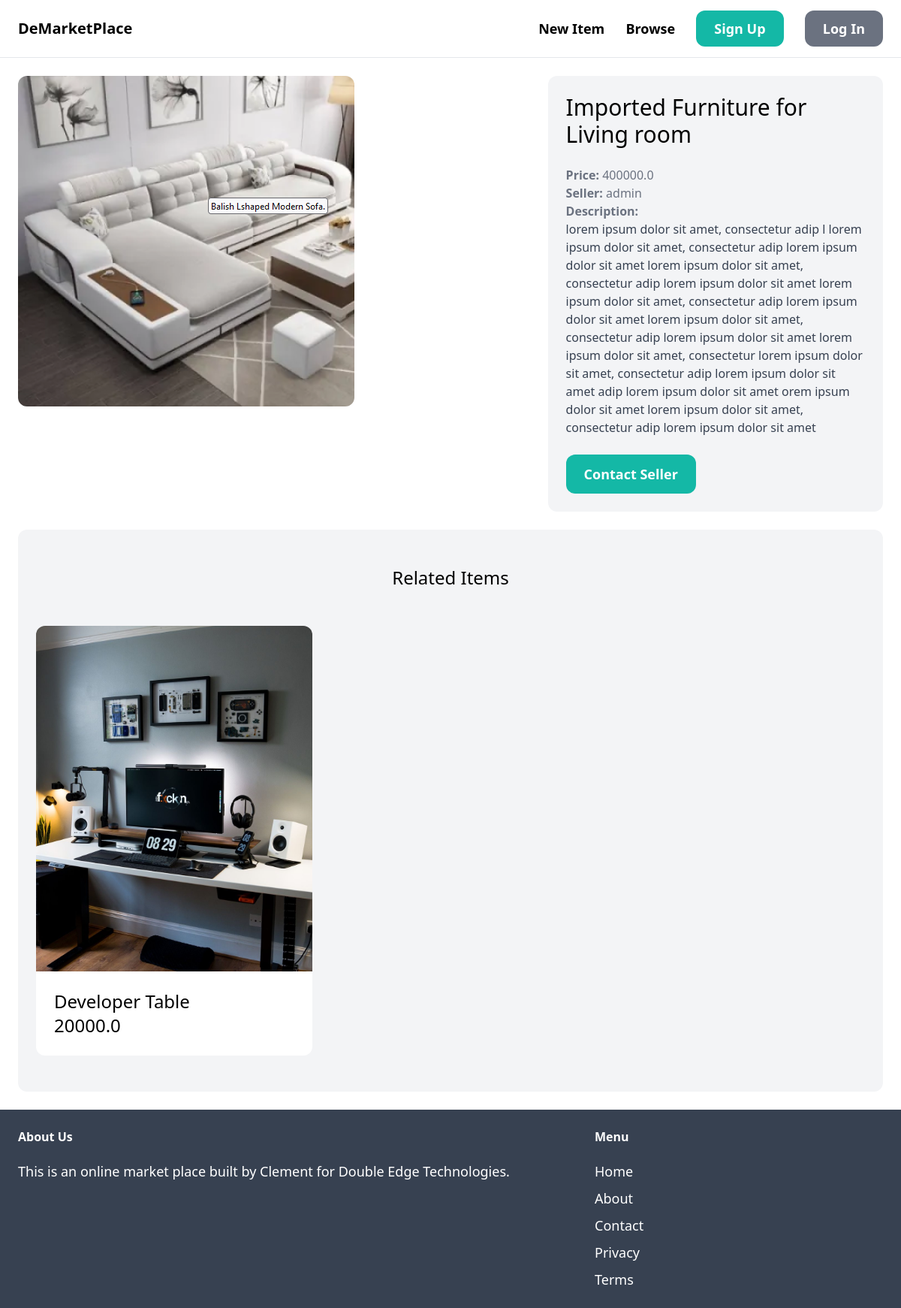
Page /items/1/ on the committed database.
### item/models.py (models this page shows, shortened)
class Item(models.Model):
    category = models.ForeignKey(Category, related_name='items', on_delete=models.CASCADE)
    name = models.CharField(max_length=225)
    description = models.TextField(blank=True, null=True)
    price = models.FloatField()
    is_sold = models.BooleanField(default=False)
    created_at = models.DateTimeField(auto_now_add=True)
    image = models.ImageField(upload_to='item_images', blank=True, null=True)
    created_by = models.ForeignKey(User, related_name='items', on_delete=models.CASCADE)

### item/views.py (the view)
# urls.py: path('<int:pk>/', views.detail, name='detail'),
def detail(request, pk):
    item  = get_object_or_404(Item, pk=pk)
    related_items = Item.objects.filter(category=item.category,
                                        is_sold=False).exclude(pk=pk)[0:3]
    return render(request,'detail.html',{'item':item, 'related_items':related_items})

### item/templates/detail.html (shortened to what this page needs)
{% extends 'core/base.html' %}
{% block content %}
<div class="grid grid-cols-5 gap-6">
    <div class="col-span-3">
        <img src="{{ item.image.url }}" class="rounded-xl">
    </div>
    <div class="col-span-2 p-6 bg-gray-100 rounded-xl">
        <h1 class="mb-6 text-3xl">{{ item.name }}</h1>
        <p class="text-gray-500"><strong>Price:</strong> {{ item.price }}</p>
        <p class="text-gray-500"><strong>Seller:</strong> {{ item.created_by }}</p>
        {% if item.description %}
        <p class="text-gray-700">
            <strong class="text-gray-500">
                Description:
            </strong><br>
            {{ item.description }}
        </p>
        {% endif %}
        {% if request.user == item.created_by %}
            <div class="mt-6 p-6 bg-white rounded-xl">
                <p>This is your item</p>
                <a href="{% url 'item:edit' item.id %}"
                class="inline-block mt-6 px-6 py-3 text-lg font-semibold bg-teal-500
                text-white rounded-xl">Edit</a>
                <a href="{% url 'item:delete' item.id %}" class="inline-block mt-6 px-6 py-3 text-lg font-semibold bg-red-500
                text-white rounded-xl">Delete</a>
            </div>
        {% else %}
        <a href="{% url 'conversation:new' item.id %}" class="inline-block mt-6 px-6 py-3 text-lg font-semibold
        bg-teal-500 text-white rounded-xl hover:bg-teal-700">
            Contact Seller
        </a>
        {% endif %}
    </div>
</div>
<div class="mt-6 px-6 py-12 bg-gray-100 rounded-xl">
    <h2 class="mb-12 text-2xl text-center">Related Items</h2>
    <div class="grid grid-cols-3 cap-3">
        {% for item in related_items %}
    <div>
        <a href="{% url 'item:detail' item.id %}">
            <div><img src="{{ item.image.url }}" class="rounded-t-xl"></div>
            <div class="p-6 bg-white rounded-b-xl">
                <h2 class="text-2xl">{{ item.name }}</h2>
                <p class="text-2xl">{{ item.price }}</p>
            </div>
        </a>
    </div>
        {% endfor %}
    </div>
</div>
{% endblock %}

### rows in the picture
Item: image (picture), name "Imported Furniture for Living room", price "400000.0", created_by "admin", description "lorem ipsum dolor sit amet, consectetur adip l lorem ipsum dolor sit amet, consectetur adip lorem ipsum dolor sit amet lorem ipsum dolor sit amet, consectetur adip lorem ipsum dolor sit amet lorem ipsum dolor sit amet, consectetur adip lorem ipsum dolor sit amet lorem ipsum dolor sit amet, consectetur adip lorem ipsum dolor sit amet lorem ipsum dolor sit amet, consectetur lorem ipsum dolor sit amet, consectetur adip lorem ipsum dolor sit amet adip lorem ipsum dolor sit amet orem ipsum dolor sit amet lorem ipsum dolor sit amet, consectetur adip lorem ipsum dolor sit amet"
Item: image (picture), name "Developer Table", price "20000.0"
